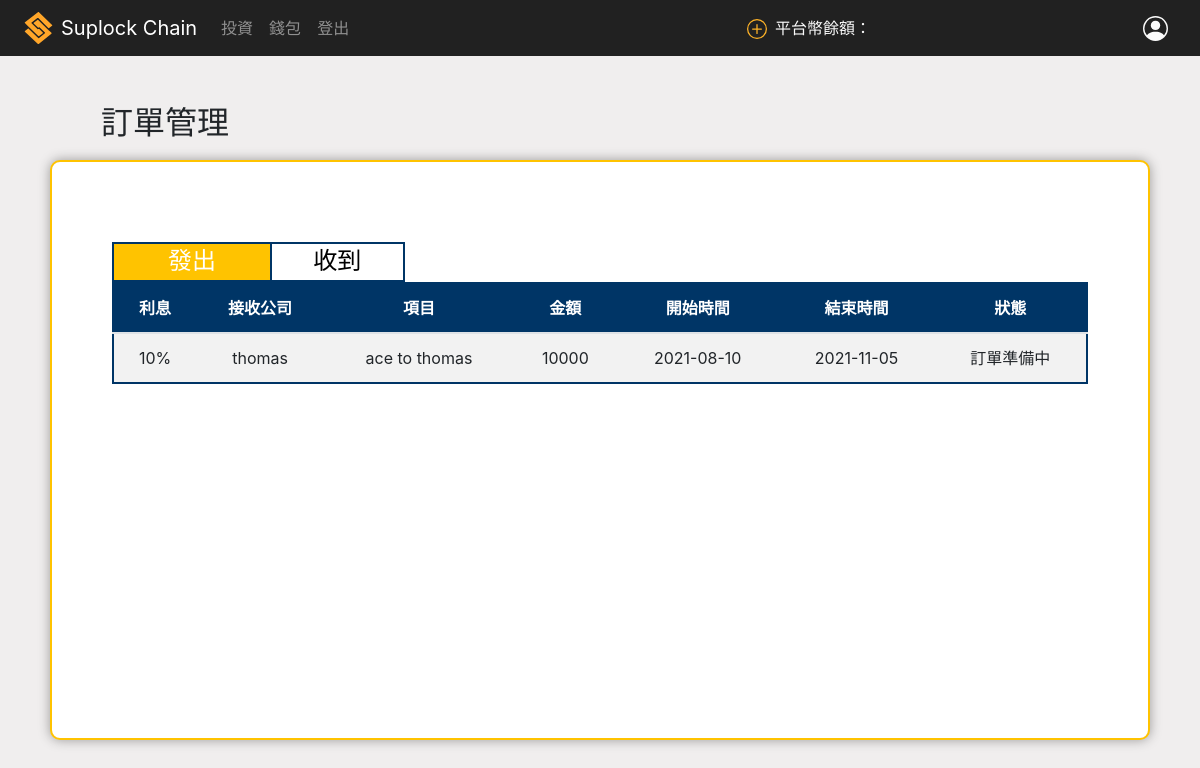
Page /company_orders/ (signed in) on the earlier database version.
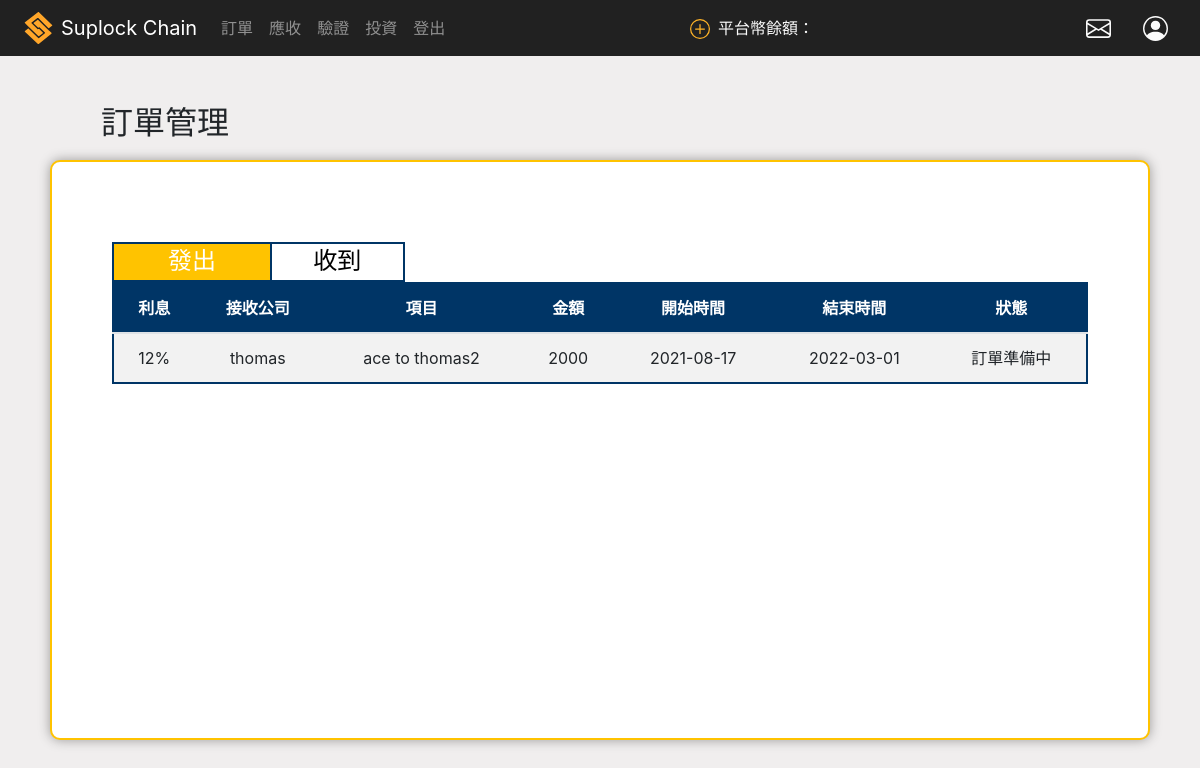
Same page on the later database version.
### core/models.py (models this page shows)
class Company_orders(models.Model):
    send_company = models.ForeignKey(Company,on_delete=models.CASCADE ,related_name='send_company') ## 一個發出Company 對多 orders
    receive_compamy = models.ForeignKey(Company,on_delete=models.CASCADE ,related_name='receive_comapny') ## 一個接收Company 對多 orders
    product  = models.CharField(max_length=40) ##訂單項目
    price = models.IntegerField(null=True, blank=True) ##訂單價格
    start_date = models.DateField(auto_now_add = True ,null=True) ## 發起時間
    end_date = models.DateField() ## 結束時間
    state = models.IntegerField(choices=STATE_CHOICES, default=1) ##狀態
    rate = models.IntegerField(choices=RATE_CHOICES, null=True,  blank=True) ##利息
    transactionHash = models.CharField(max_length=66, null=True, blank=True)
    quantity = models.IntegerField(null=True, blank = True) ##數量 onlyfor 驗證
    class_type = models.IntegerField(choices=CLASS_CHOICES_2000, null=True, blank=True) ##tokenB (應收, 訂單, 移轉, 貸款)

class Company(models.Model):
    user = models.OneToOneField(User, on_delete=models.CASCADE) ## user foriegn key
    uni_num = models.CharField(max_length=100) ##統一編號
    public_address = models.CharField(max_length=42) ##公鑰
    core = models.BooleanField() #是否為核心企業
    amount_a = models.DecimalField(max_digits=12, decimal_places=1, null=True) #核心企業token_A數量
    amount_865 = models.DecimalField(max_digits=12, decimal_places=0, null=True) #核心企業平台幣數量
    create_time = models.DateTimeField(auto_now_add= True) #進入時間
    contract_address = models.CharField(max_length=42,null=True,blank=True) ##合約地址
    company_type = models.CharField(max_length=42,null=True,blank=True) #行業別
    capital = models.DecimalField(max_digits=12, decimal_places=0, null=True) #資本額
    chairman = models.CharField(max_length=42,null=True,blank=True) #董事長
    company_location =  models.CharField(max_length=42,null=True,blank=True) #公司地址
    supervisor = models.CharField(max_length=42,null=True,blank=True) #登記機關
    establish_date = models.CharField(max_length=42,null=True,blank=True) #成立日期
    responsible_person = models.CharField(max_length=42,null=True,blank=True) #負責人
    image = models.ImageField(upload_to='static/image/', blank=True, null=True)  ##logo

### core/views.py (the view, shortened to what this page needs)
# urls.py: path('company_orders/',views.company_order.as_view(), name='company_orders'),
@method_decorator(login_required, name='dispatch')
class company_order(generic.ListView):
    model = Company_orders
    template_name = 'company_orders.html'
    context_object_name = 'orders'
    paginate_by = 6
    def get_queryset(self):
        user = self.request.user
        company = Company.objects.filter(user = user)[0]
        return  company.send_company.filter(Q(state = 1)|Q(state = 2)|Q(state = 3))
    def get_context_data(self, **kwargs):
        form = set_order_rate()
        company_addr_dict = {}
        rec_com_list = []
        context =  super(company_order,self).get_context_data(**kwargs)
        user = self.request.user
        company = Company.objects.filter(user = user)[0]
        all_company = company.send_company.all()
        for rec_com in all_company:
            rec_com_list.append(rec_com.receive_compamy)
        for c in rec_com_list:
            company_addr_dict[c.user.username] = c.public_address
        context['company_addr_dict'] = json.dumps(company_addr_dict)
        context['form'] = form
        return context

### core/forms.py
class set_order_rate(forms.Form):
    orders_id = forms.CharField()
    rec_company_name = forms.CharField()
    rec_com_address = forms.CharField()
    rate = forms.ChoiceField(choices = RATE_CHOICES ,widget = forms.Select ,required=True)

### core/templatetags/auth_extras.py (called while the page is built)
@register.filter(name='has_group')
def has_group(user, group_name):
    return user.groups.filter(name=group_name).exists()

### core/templates/company_orders.html (shortened to what this page needs)
<!DOCTYPE html>
<html lang="en">
<head>
    {% include 'nav_login.html' %}
    {% load static %}
    <link rel="stylesheet" href="{%static 'css/company_orders.css' %}">
</head>
<body>
<main class="main_content" id = 'fade_out'>
    <div class='content_title'>
        <h2>訂單管理</h2>
    </div>
    <div class="outer">
        <div class="table_above_tag">
            <div class='send_btn' id='clicked_1'>
                <h2 class="send_order" >發出</h2>
            </div>
            <a class='recieve_btn' id= 'clicked_2' href="{% url 'company_orders_rec' %}">
                <h2 class="send_order" >收到</h2>
            </a>
        </div>
        <div class="ordersTable" id="sendOrder">
            <table class="table table-striped">
                <thead>
                    <tr>
                        <th>利息</th>
                        <th>接收公司</th>
                        <th>項目</th>
                        <th>金額</th>
                        <th>開始時間</th>
                        <th>結束時間</th>
                        <th>狀態</th>
                    </tr>
                </thead>
                <tbody>
                    {% for order in orders %}
                    <tr name = 'make_id' onclick=" pop_set_rate()" >
                        {% if not order.state == 1  %}
                        <td name = 'percent'>{{ order.get_rate_display }}</td>
                        {% else %}
                        <td name = 'percent'>未設定</td>
                        {% endif %}
                        <td name= 'to_id' >{{order.receive_compamy.user}}</td>
                        <td >{{order.product}}</td>
                        <td>{{order.price}}</td>
                        <td>{{order.start_date|date:'Y-m-d'}}</td>
                        <td>{{order.end_date|date:'Y-m-d'}}</td>
                        <td name = 'state' >{{ order.get_state_display }}</td>
                    </tr>
                    {% endfor %}
                </tbody>
            </table>
        </div>
    </div>
</main>
</body>
</html>

Differences in the rows shown:
removed Company_orders: rate "10%", receive_compamy.user "thomas", product "ace to thomas", price "10000", start_date "2021-08-10", end_date "2021-11-05", state "訂單準備中"
added Company_orders: rate "12%", receive_compamy.user "thomas", product "ace to thomas2", price "2000", start_date "2021-08-17", end_date "2022-03-01", state "訂單準備中"
Other differences:
text no longer shown: "錢包"
text now shown: "訂單 應收 驗證"
